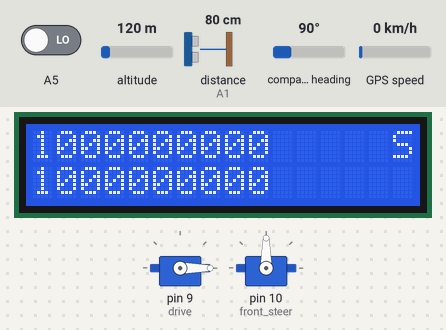
This sketch was run on a simulated Arduino Leonardo, built with avr-gcc and run on an emulated ATmega32U4. Shown: 16×2 character LCD, 2 × servo. Inputs (shaded band) come from the test bench; at power-on: A5 LOW, altitude 120 m, distance to the obstacle (sensor on A1) 80 cm, compass heading 90°, GPS speed 0 km/h. The echo pulse lasts 58.3 µs per cm; EEPROM starts erased; the GPS gets a fix after 3 s at 37.7749, -122.4194 with 8 satellites.

Above: at 1.9 s.
At 7.7 s:
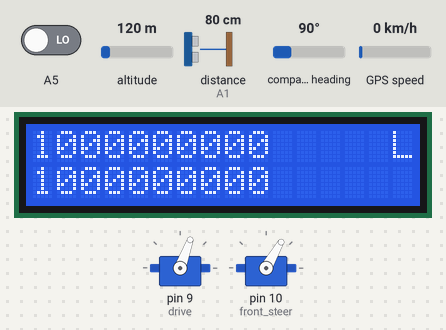
At 12.5 s:
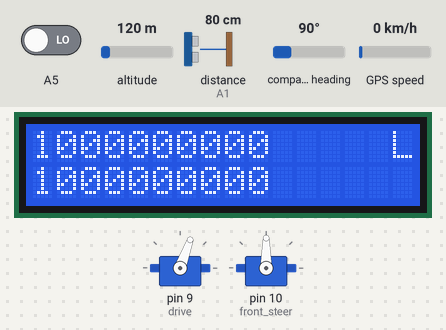
At 31.5 s:
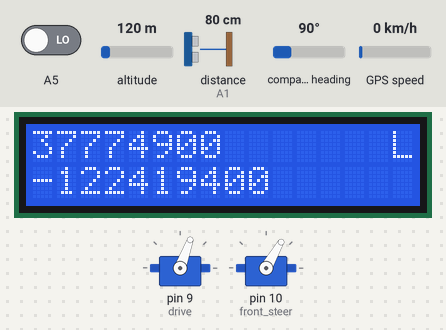
Timing chart, 0 to 40.0 s (numbered marks = the images above):
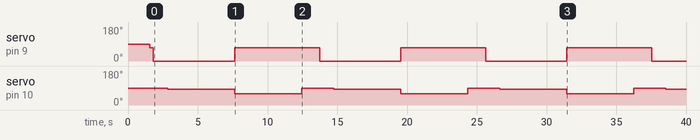

The sketch:

Pinball.ino
```cpp
  /* Pinball Path 5/11/2018
   *  David Weed & Brian Choi
   *
   * Sheldon calculates a geofence and uses it to bounce around the field.
  */

#include <TinyGPS.h>
#include <LiquidCrystal.h>
#include <Servo.h>
#include <math.h>
#include <EEPROM.h>

int nextAddress = 4;

#define RS 2
#define EN 3
#define D4 4
#define D5 5
#define D6 6
#define D7 7

LiquidCrystal lcd(RS, EN, D4, D5, D6, D7);

#define GPS_TX 8
TinyGPS gps;
long lat, lon;
long prevLat, prevLon;

float angleS;
float *linePassed;

int frontPing = A1;
int leftPing = A2;
int rightPing = A0;

struct Point
{
  long x;
  long y;
};

static void gps_delay(unsigned long ms);
float calculate_y(float slope, Point one, Point two);
float sheldonAngle(long y2, long y1, long x2, long x1);
bool turnRight(float sheldonAngle);

Point N = {-117808968, 33780725},
      E = {-117808937, 33780529},
      S = {-117809090, 33780495},
      W = {-117809131, 33780656};

float northEast = (float)(N.y - E.y) / (float)(N.x - E.x); //Slopes of the geofence edges
float northWest = (float)(N.y - W.y) / (float)(N.x - W.x);
float southEast = (float)(S.y - E.y) / (float)(S.x - E.x);
float southWest = (float)(S.y - W.y) / (float)(S.x - W.x);

/*
float angleNE = atan(abs(northEast)); //These are the angles the geofences lines make with the x-axis
float angleNW = atan(abs(northWest)); //not sure why we're not using abs()
float angleSE = atan(abs(southEast));
float angleSW = atan(abs(southWest));
*/

float angleNE = atan(northEast);                       //These are the angles the geofences lines make with the x-axis
float angleNW = atan(northWest);
float angleSE = atan(southEast);
float angleSW = atan(southWest);

float radius = 10;                                    //Every quarter circle turn has a radius of 10 ft
float speed = 3;                                      //Sheldon moves at a speed of 1.5 ft/s (maybe??)
//float timeToTurn = ((2*PI*radius)/4)/speed * 1000;    //Multiplying by 1000 converts to milliseconds
float timeToTurn = 4800;

Servo drive;
Servo front_steer;

void setup()
{
  lcd.begin(16,2);
  Serial1.begin(57600);

  drive.attach(9);
  front_steer.attach(10);

  drive.write(90);         //neutral
  front_steer.write(90);   //straighten wheels

  gps_delay(500);                //make sure the gps is updated
  gps.get_position(&lat, &lon);
  gps_delay(500);
  gps.get_position(&lat, &lon);
  gps_delay(500);
  gps.get_position(&lat, &lon);

  if(digitalRead(A5) == HIGH)
  {
    lcd.clear();
    lcd.setCursor(0,0);
    lcd.print("Reading EEPROM");
    Serial.begin(9600);
    while(!Serial)
    {;}
    long tempData;
    //EEPROM.get(0, nextAddress);
    for (int i = 4; i < EEPROM.length() - 4; i += 4)
    {
      EEPROM.get(i, tempData);
      Serial.print(tempData);
      i += 4;
      Serial.print(", ");
      EEPROM.get(i, tempData);
      Serial.println(tempData);
    }
    while(1){delay(100);};
  }

  drive.write(70);
}


void loop()
{
  gps_delay(250);

  prevLat = lat;
  prevLon = lon;

  gps.get_position(&lat, &lon);                         //update current position
  angleS = sheldonAngle(prevLat, lat, prevLon, lon);    //update the angle Sheldon's line of travel makes with the x-axis

  lcd.clear();
  lcd.setCursor(15,0);
  lcd.print("S");
  lcd.setCursor(0,0);
  lcd.print(lat);
  lcd.setCursor(0,1);
  lcd.print(lon);

  if(getInches(frontPing) < 120)
  {
    drive.write(0);
    eepromWrite(lat);
    eepromWrite(lon);
    delay(1000);                                        //Sheldon visibly acknowledges there is something in front of him
    front_steer.write(83);     //Sheldon turns left
    gps_delay(timeToTurn);
    front_steer.write(90);
    drive.write(90); //disengage brake
  }
  else if(getInches(leftPing) < 120)
  {
    drive.write(0);
    eepromWrite(lat);
    eepromWrite(lon);
    delay(1000);                                        //Sheldon visibly acknowledges there is something to the left of him
    front_steer.write(97);     //Sheldon turns right
    gps_delay(timeToTurn);
    front_steer.write(90);
    drive.write(90); //disengage brake
  }
  else if(getInches(rightPing) < 120)
  {
    drive.write(0);
    eepromWrite(lat);
    eepromWrite(lon);
    delay(1000);                                        //Sheldon visibly acknowledges there is something to the right of him
    front_steer.write(83);     //Sheldon turns left
    gps_delay(timeToTurn);
    front_steer.write(90);
    drive.write(90); //disengage brake
  }

  if(is_outside_geofence())
  {
    if(turnRight(angleS))
    {
      lcd.setCursor(15,0);
      lcd.print("R");
      drive.write(70);
      front_steer.write(120);
      gps_delay(timeToTurn);
      front_steer.write(90);
      gps_delay(1000);
    }
    else
    {
      lcd.setCursor(15,0);
      lcd.print("L");
      drive.write(70);
      front_steer.write(60);
      gps_delay(timeToTurn);
      front_steer.write(90);
      gps_delay(1000);
    }
  }
  else
  {
    drive.write(70);
  }
}


static void gps_delay(unsigned long ms)
{
  unsigned long start = millis();
  do
  {
    while (Serial1.available())
      gps.encode(Serial1.read());
  } while (millis() - start < ms);
}


bool is_outside_geofence()
{
  if(lat < calculate_y(southEast, S, E))
  {
    linePassed = &angleSE;
  }
  else if(lat < calculate_y(southWest, W, S))
  {
    linePassed = &angleSW;
  }
  else if(lat > calculate_y(northEast, E, N))
  {
    linePassed = &angleNE;
  }
  else if(lat > calculate_y(northWest, N, W))
  {
    linePassed = &angleNW;
  }
  else
  {
    return false;
  }

  return true;
}


float calculate_y(float slope, Point one, Point two)
{
  return slope * (lon - one.x) + one.y;
}

float sheldonAngle(long y2, long y1, long x2, long x1)
{
  return atan(abs((float)(y2 - y1)/(float)(x2 - x1)));
}

bool turnRight(float angleS)
{
  float angleDiff = angleS - *linePassed;
  return((angleDiff < 0 && *linePassed == angleNE) ||
         (angleDiff > 0 && *linePassed == angleNW) ||
         (angleDiff < 0 && *linePassed == angleSW) ||
         (angleDiff > 0 && *linePassed == angleSE) );
}

int getPing(int pin)
{
  pinMode(pin, OUTPUT);
  digitalWrite(pin, LOW);
  delayMicroseconds(5);
  digitalWrite(pin, HIGH);
  delayMicroseconds(5);
  digitalWrite(pin, LOW);
  delayMicroseconds(5);
  pinMode(pin, INPUT);
  return pulseIn(pin, HIGH);
}

int getInches(int pin)
{
  return getPing(pin) / 74 / 2;
}

void eepromWrite(long data)
{
  EEPROM.put(nextAddress, data);
  nextAddress += sizeof(data);
  EEPROM.put(0, nextAddress);
}
```

Measured:
- by itself, servo on pin 9 (drive): repeats every 11.9 s: 0° 5.8 s, 70° 6.1 s
- by itself, servo on pin 10 (front_steer): repeats every 11.9 s: 60° 4.8 s, 90° 2.3 s, 83° 4.8 s
- what the display in image 0 shows lasts 5.8 s, from 1.9 s to 7.7 s
- what the display in image 1 shows lasts 6.1 s, from 7.7 s to 13.8 s
